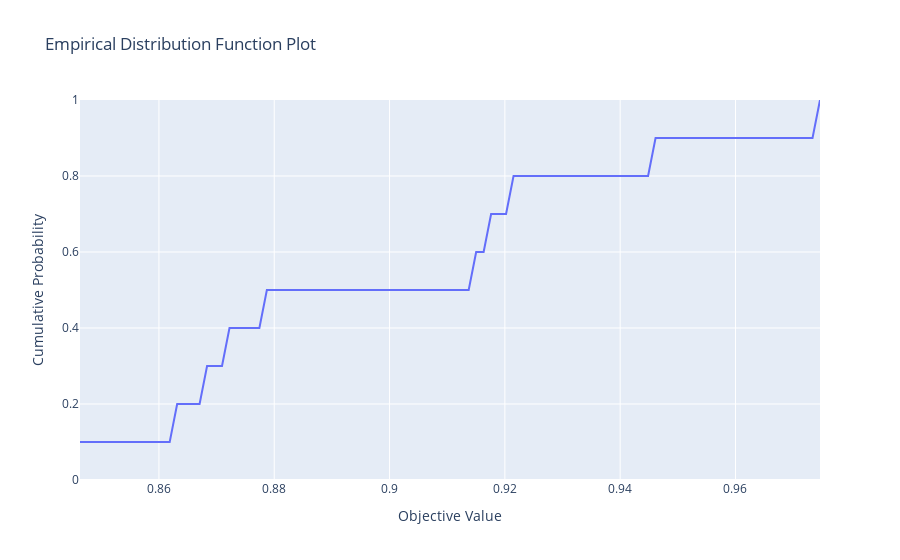

The cell this chart's notebook holds for it:
### Code cell
fig = optuna.visualization.plot_edf([study])
show(fig)
